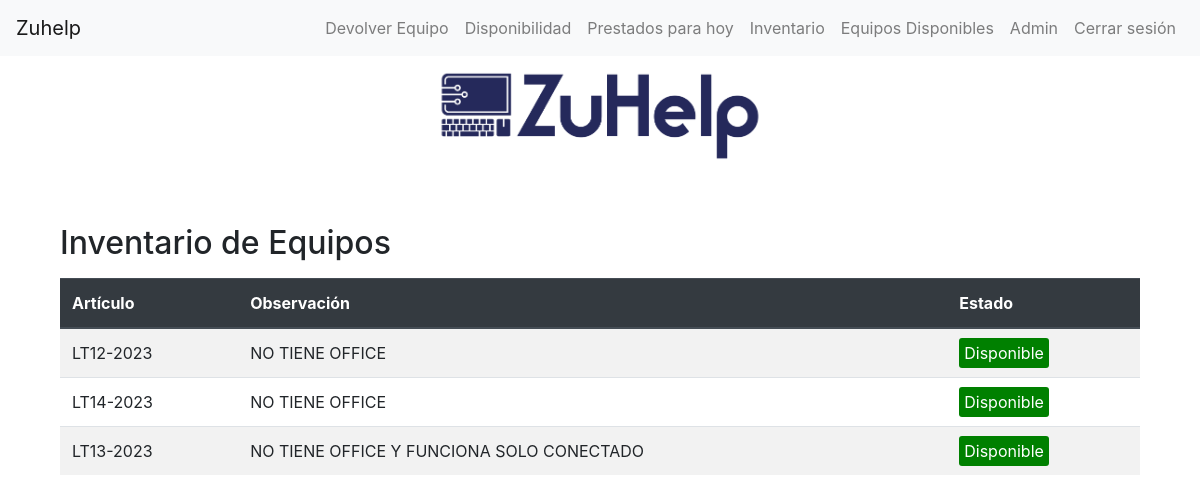
The page /inventario/ (signed in) on the database as committed earlier.
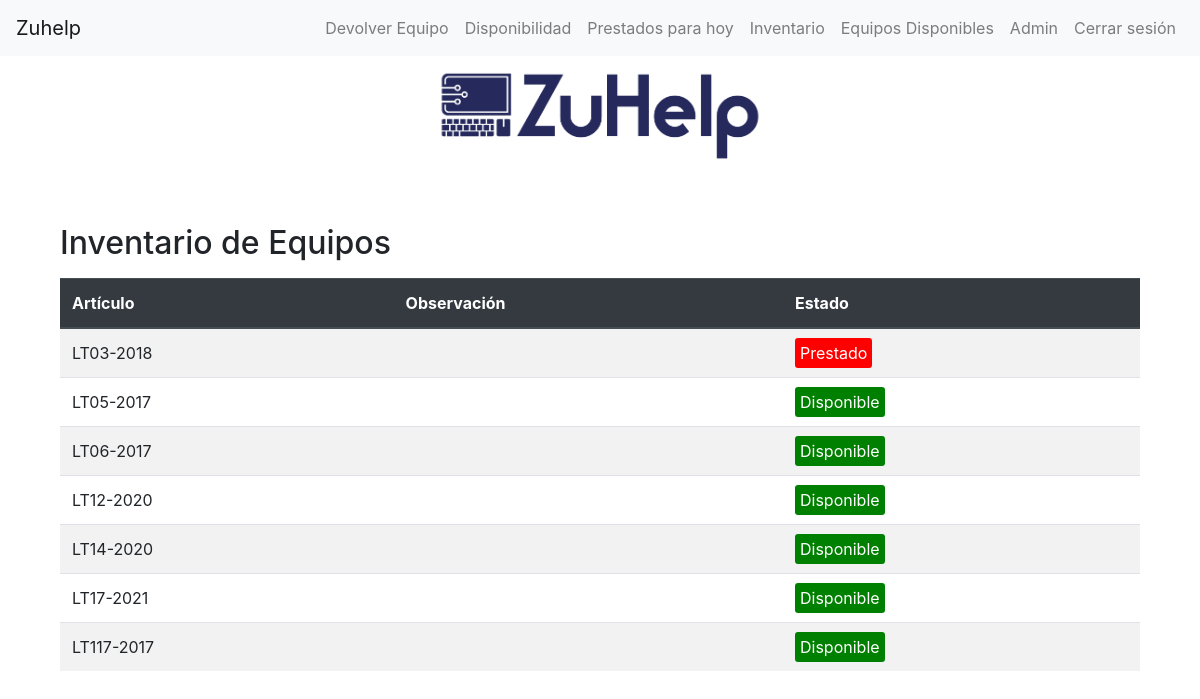
The same page on the database as committed later.
### inventario/models.py (models this page shows, shortened)
class Articulo(models.Model):
    nombre = models.CharField(max_length=100)
    observacion = models.TextField(blank=True, null=True)
    @property
    def estado(self):
        return "Prestado" if self.prestamo_set.filter(devuelto=False).exists() else "Disponible"

### inventario/views.py (the view)
# urls.py: path('inventario/', views.inventario, name='inventario'),
@login_required
def inventario(request):
    articulos = Articulo.objects.all()
    return render(request, 'inventario/inventario.html', {'articulos': articulos})

### inventario/templates/inventario/inventario.html (shortened to what this page needs)
{% extends 'inventario/base.html' %}
{% block content %}
<div class="container mt-5">
    <h2>Inventario de Equipos</h2>
    <table class="table table-striped mt-3">
        <thead class="thead-dark">
            <tr>
                <th>Artículo</th>
                <th>Observación</th>
                <th>Estado</th>
            </tr>
        </thead>
        <tbody>
            {% for articulo in articulos %}
                <tr>
                    <td>{{ articulo.nombre }}</td>
                    <td>{{ articulo.observacion }}</td>
                    <td>
                        <span style="color: white; padding: 5px; border-radius: 3px; background-color:
                            {% if articulo.estado == 'Disponible' %}
                                green;
                            {% elif articulo.estado == 'Prestado' %}
                                red;
                            {% endif %}">
                            {{ articulo.estado }}
                        </span>
                    </td>
                </tr>
            {% endfor %}
        </tbody>
    </table>
</div>
{% endblock %}

Rows that differ between the two databases and show on the page:
removed Articulo: nombre "LT12-2023", observacion "NO TIENE OFFICE", estado "Disponible"
removed Articulo: nombre "LT14-2023", observacion "NO TIENE OFFICE", estado "Disponible"
removed Articulo: nombre "LT13-2023", observacion "NO TIENE OFFICE Y FUNCIONA SOLO CONECTADO", estado "Disponible"
added Articulo: nombre "LT03-2018", estado "Prestado"
added Articulo: nombre "LT05-2017", estado "Disponible"
added Articulo: nombre "LT06-2017", estado "Disponible"
added Articulo: nombre "LT12-2020", estado "Disponible"
added Articulo: nombre "LT14-2020", estado "Disponible"
added Articulo: nombre "LT17-2021", estado "Disponible"
added Articulo: nombre "LT117-2017", estado "Disponible"
